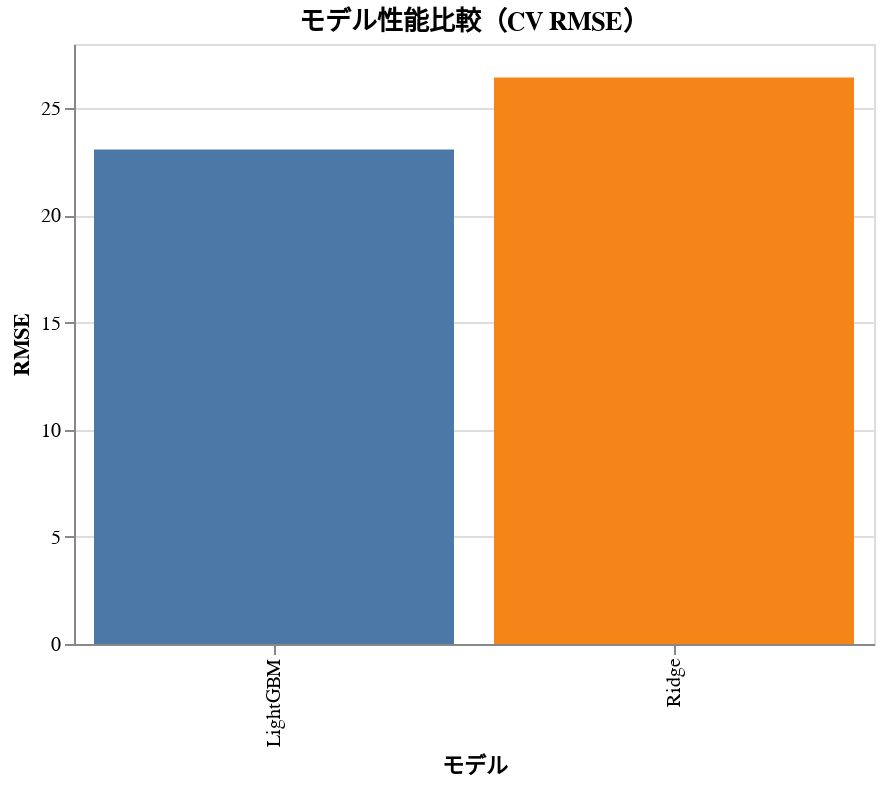

Notebook source saved alongside this figure:
### Markdown cell above
## 6. モデル比較

### Code cell
# モデル比較用データフレーム
comparison_df = pl.DataFrame({
    "Model": ["Ridge", "LightGBM"],
    "CV RMSE": [ridge_mean_rmse, lgb_mean_rmse]
})

# 比較チャート
comparison_chart = alt.Chart(comparison_df.to_pandas()).mark_bar().encode(
    alt.X("Model:N", title="モデル"),
    alt.Y("CV RMSE:Q", title="RMSE"),
    alt.Color("Model:N", legend=None),
    tooltip=["Model", alt.Tooltip("CV RMSE:Q", format=".2f")]
).properties(
    width=400,
    height=300,
    title="モデル性能比較（CV RMSE）"
)

comparison_chart

### Figure 1 — Vega-Lite specification as saved in the notebook (floating-point values rounded to 4 significant figures)
{"config": {"view": {"continuousWidth": 300, "continuousHeight": 300}}, "data": {"name": "data-6975f4ae9260d2458c41a28ec5ac149f"}, "mark": {"type": "bar"}, "encoding": {"color": {"field": "Model", "legend": null, "type": "nominal"}, "tooltip": [{"field": "Model", "type": "nominal"}, {"field": "CV RMSE", "format": ".2f", "type": "quantitative"}], "x": {"field": "Model", "title": "モデル", "type": "nominal"}, "y": {"field": "CV RMSE", "title": "RMSE", "type": "quantitative"}}, "height": 300, "title": "モデル性能比較（CV RMSE）", "width": 400, "$schema": "https://vega.github.io/schema/vega-lite/v6.1.0.json", "datasets": {"data-6975f4ae9260d2458c41a28ec5ac149f": [{"Model": "Ridge", "CV RMSE": 26.43}, {"Model": "LightGBM", "CV RMSE": 23.08}]}}
